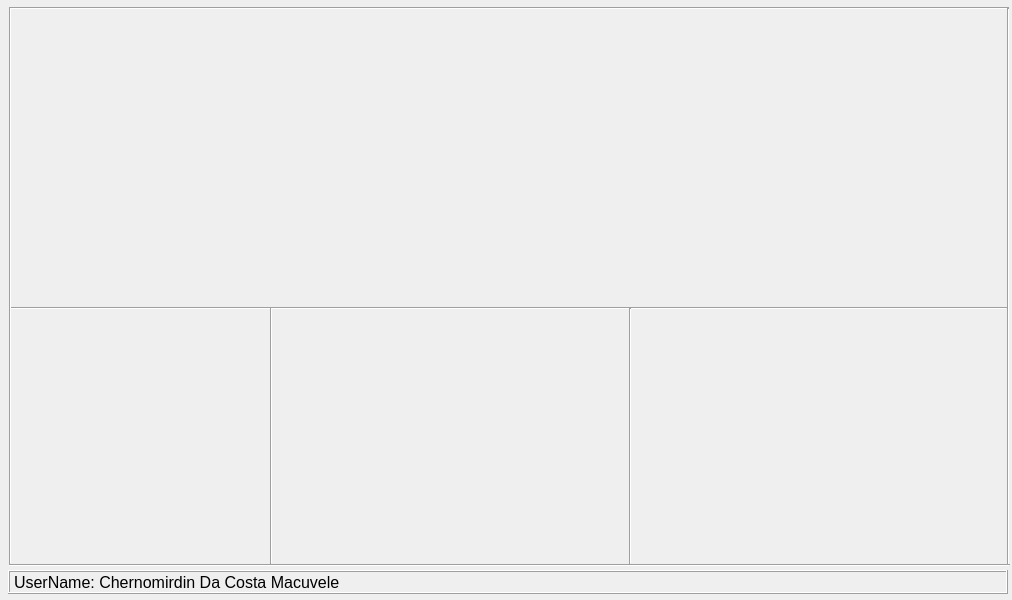
<?xml version="1.0" encoding="UTF-8"?>
<ui version="4.0">
 <class>Form</class>
 <widget class="QWidget" name="Form">
  <property name="geometry">
   <rect>
    <x>0</x>
    <y>0</y>
    <width>1012</width>
    <height>600</height>
   </rect>
  </property>
  <property name="sizePolicy">
   <sizepolicy hsizetype="Preferred" vsizetype="Preferred">
    <horstretch>0</horstretch>
    <verstretch>0</verstretch>
   </sizepolicy>
  </property>
  <property name="windowTitle">
   <string>Ficha de Recolha</string>
  </property>
  <property name="windowIcon">
   <iconset>
    <normaloff>:/newPrefix/clipboard.png</normaloff>:/newPrefix/clipboard.png</iconset>
  </property>
  <widget class="QWidget" name="layoutWidget">
   <property name="geometry">
    <rect>
     <x>20</x>
     <y>100</y>
     <width>981</width>
     <height>201</height>
    </rect>
   </property>
   <layout class="QGridLayout" name="GLViagens">
    <property name="sizeConstraint">
     <enum>QLayout::SetDefaultConstraint</enum>
    </property>
   </layout>
  </widget>
  <widget class="QWidget" name="layoutWidget">
   <property name="geometry">
    <rect>
     <x>20</x>
     <y>10</y>
     <width>981</width>
     <height>81</height>
    </rect>
   </property>
   <layout class="QGridLayout" name="GLArtes">
    <property name="sizeConstraint">
     <enum>QLayout::SetDefaultConstraint</enum>
    </property>
   </layout>
  </widget>
  <widget class="QWidget" name="layoutWidget">
   <property name="geometry">
    <rect>
     <x>20</x>
     <y>320</y>
     <width>241</width>
     <height>241</height>
    </rect>
   </property>
   <layout class="QGridLayout" name="GLLances">
    <property name="sizeConstraint">
     <enum>QLayout::SetDefaultConstraint</enum>
    </property>
   </layout>
  </widget>
  <widget class="QWidget" name="layoutWidget">
   <property name="geometry">
    <rect>
     <x>280</x>
     <y>320</y>
     <width>341</width>
     <height>241</height>
    </rect>
   </property>
   <layout class="QGridLayout" name="GLCategorias">
    <property name="sizeConstraint">
     <enum>QLayout::SetDefaultConstraint</enum>
    </property>
   </layout>
  </widget>
  <widget class="QWidget" name="layoutWidget">
   <property name="geometry">
    <rect>
     <x>640</x>
     <y>320</y>
     <width>361</width>
     <height>241</height>
    </rect>
   </property>
   <layout class="QGridLayout" name="GLAmostCat">
    <property name="sizeConstraint">
     <enum>QLayout::SetDefaultConstraint</enum>
    </property>
   </layout>
  </widget>
  <widget class="Line" name="line">
   <property name="geometry">
    <rect>
     <x>10</x>
     <y>300</y>
     <width>997</width>
     <height>16</height>
    </rect>
   </property>
   <property name="orientation">
    <enum>Qt::Horizontal</enum>
   </property>
  </widget>
  <widget class="Line" name="line_2">
   <property name="geometry">
    <rect>
     <x>263</x>
     <y>307</y>
     <width>16</width>
     <height>257</height>
    </rect>
   </property>
   <property name="orientation">
    <enum>Qt::Vertical</enum>
   </property>
  </widget>
  <widget class="Line" name="line_3">
   <property name="geometry">
    <rect>
     <x>9</x>
     <y>557</y>
     <width>1001</width>
     <height>16</height>
    </rect>
   </property>
   <property name="orientation">
    <enum>Qt::Horizontal</enum>
   </property>
  </widget>
  <widget class="Line" name="line_4">
   <property name="geometry">
    <rect>
     <x>623</x>
     <y>308</y>
     <width>15</width>
     <height>256</height>
    </rect>
   </property>
   <property name="orientation">
    <enum>Qt::Vertical</enum>
   </property>
  </widget>
  <widget class="Line" name="line_6">
   <property name="windowModality">
    <enum>Qt::WindowModal</enum>
   </property>
   <property name="geometry">
    <rect>
     <x>10</x>
     <y>0</y>
     <width>999</width>
     <height>16</height>
    </rect>
   </property>
   <property name="orientation">
    <enum>Qt::Horizontal</enum>
   </property>
  </widget>
  <widget class="Line" name="line_7">
   <property name="geometry">
    <rect>
     <x>1000</x>
     <y>8</y>
     <width>16</width>
     <height>557</height>
    </rect>
   </property>
   <property name="orientation">
    <enum>Qt::Vertical</enum>
   </property>
  </widget>
  <widget class="Line" name="line_8">
   <property name="geometry">
    <rect>
     <x>2</x>
     <y>7</y>
     <width>16</width>
     <height>557</height>
    </rect>
   </property>
   <property name="orientation">
    <enum>Qt::Vertical</enum>
   </property>
  </widget>
  <widget class="QLabel" name="LBwhois">
   <property name="geometry">
    <rect>
     <x>8</x>
     <y>570</y>
     <width>1000</width>
     <height>24</height>
    </rect>
   </property>
   <property name="font">
    <font>
     <pointsize>12</pointsize>
    </font>
   </property>
   <property name="frameShape">
    <enum>QFrame::Box</enum>
   </property>
   <property name="frameShadow">
    <enum>QFrame::Raised</enum>
   </property>
   <property name="text">
    <string>UserName: Chernomirdin Da Costa Macuvele</string>
   </property>
   <property name="alignment">
    <set>Qt::AlignLeading|Qt::AlignLeft|Qt::AlignVCenter</set>
   </property>
   <property name="buddy">
    <cstring></cstring>
   </property>
  </widget>
 </widget>
 <resources>
  <include location="icons.qrc"/>
  <include location="icons.qrc"/>
 </resources>
 <connections/>
</ui>
